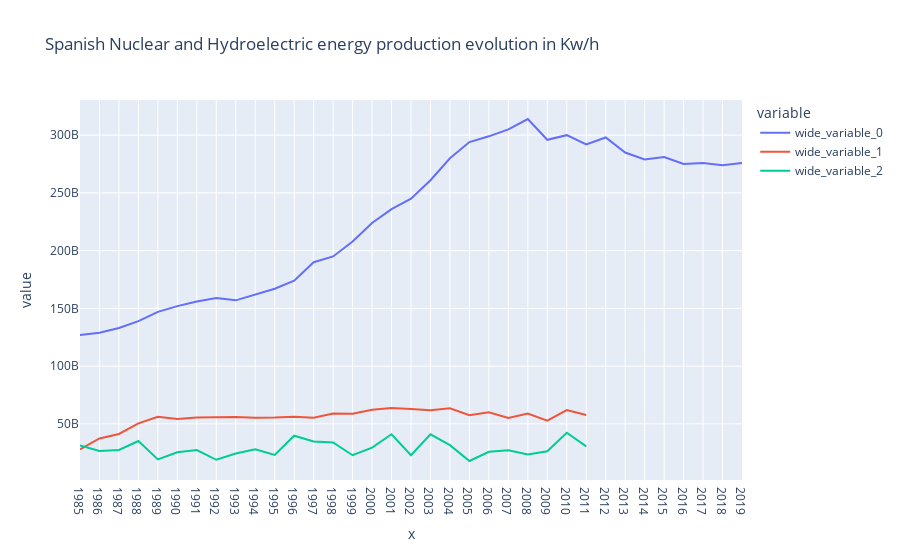

This figure's notebook cell:
### Code cell
labels = list(spain.iloc[:,0])

graphics.create_line_plot(x= spain.columns[1:], 
                        y= [spain.iloc[0,1:],spain.iloc[1,1:], spain.iloc[2,1:]], 
                        title="Spanish Nuclear and Hydroelectric energy production evolution in Kw/h",
                        labels= labels)

### Figure 1 — Plotly figure (JSON) as saved in the notebook; plotly's stock layout.template omitted (floating-point values rounded to 4 significant figures)
{"data": [{"hovertemplate": "variable=wide_variable_0<br>x=%{x}<br>value=%{y}<extra></extra>", "legendgroup": "wide_variable_0", "line": {"color": "#636efa", "dash": "solid"}, "mode": "lines", "name": "wide_variable_0", "orientation": "v", "showlegend": true, "type": "scatter", "x": ["1985", "1986", "1987", "1988", "1989", "1990", "1991", "1992", "1993", "1994", "1995", "1996", "1997", "1998", "1999", "2000", "2001", "2002", "2003", "2004", "2005", "2006", "2007", "2008", "2009", "2010", "2011", "2012", "2013", "2014", "2015", "2016", "2017", "2018", "2019"], "xaxis": "x", "y": [127000000000, 129000000000, 133000000000, 139000000000, 147000000000, 152000000000, 156000000000, 159000000000, 157000000000, 162000000000, 167000000000, 174000000000, 190000000000, 195000000000, 208000000000, 224000000000, 236000000000, 245000000000, 261000000000, 280000000000, 294000000000, 299000000000, 305000000000, 314000000000, 296000000000, 300000000000, 292000000000, 298000000000, 285000000000, 279000000000, 281000000000, 275000000000, 276000000000, 274000000000, 276000000000], "yaxis": "y"}, {"hovertemplate": "variable=wide_variable_1<br>x=%{x}<br>value=%{y}<extra></extra>", "legendgroup": "wide_variable_1", "line": {"color": "#EF553B", "dash": "solid"}, "mode": "lines", "name": "wide_variable_1", "orientation": "v", "showlegend": true, "type": "scatter", "x": ["1985", "1986", "1987", "1988", "1989", "1990", "1991", "1992", "1993", "1994", "1995", "1996", "1997", "1998", "1999", "2000", "2001", "2002", "2003", "2004", "2005", "2006", "2007", "2008", "2009", "2010", "2011", "2012", "2013", "2014", "2015", "2016", "2017", "2018", "2019"], "xaxis": "x", "y": [28028300000, 37448600000, 41286500000, 50474200000, 56172900000, 54312100000, 55591400000, 55824000000, 56056600000, 55358800000, 55475100000, 56289200000, 55358800000, 58964100000, 58847800000, 62220500000, 63732400000, 63034600000, 61871600000, 63616100000, 57568500000, 60127100000, 55126200000, 58964100000, 52800200000, 61987900000, 57684800000, null, null, null, null, null, null, null, null], "yaxis": "y"}, {"hovertemplate": "variable=wide_variable_2<br>x=%{x}<br>value=%{y}<extra></extra>", "legendgroup": "wide_variable_2", "line": {"color": "#00cc96", "dash": "solid"}, "mode": "lines", "name": "wide_variable_2", "orientation": "v", "showlegend": true, "type": "scatter", "x": ["1985", "1986", "1987", "1988", "1989", "1990", "1991", "1992", "1993", "1994", "1995", "1996", "1997", "1998", "1999", "2000", "2001", "2002", "2003", "2004", "2005", "2006", "2007", "2008", "2009", "2010", "2011", "2012", "2013", "2014", "2015", "2016", "2017", "2018", "2019"], "xaxis": "x", "y": [31284700000, 26516400000, 27446800000, 35238900000, 19305800000, 25469700000, 27330500000, 18956900000, 24423000000, 28144600000, 23143700000, 39774600000, 34773700000, 33959600000, 22911100000, 29540200000, 41053900000, 22911100000, 41053900000, 31633600000, 17910200000, 25934900000, 27214200000, 23492600000, 26283800000, 42333200000, 30586900000, null, null, null, null, null, null, null, null], "yaxis": "y"}], "layout": {"legend": {"title": {"text": "variable"}, "tracegroupgap": 0}, "title": {"text": "Spanish Nuclear and Hydroelectric energy production evolution in Kw/h"}, "xaxis": {"anchor": "y", "domain": [0, 1], "title": {"text": "x"}}, "yaxis": {"anchor": "x", "domain": [0, 1], "title": {"text": "value"}}}}
